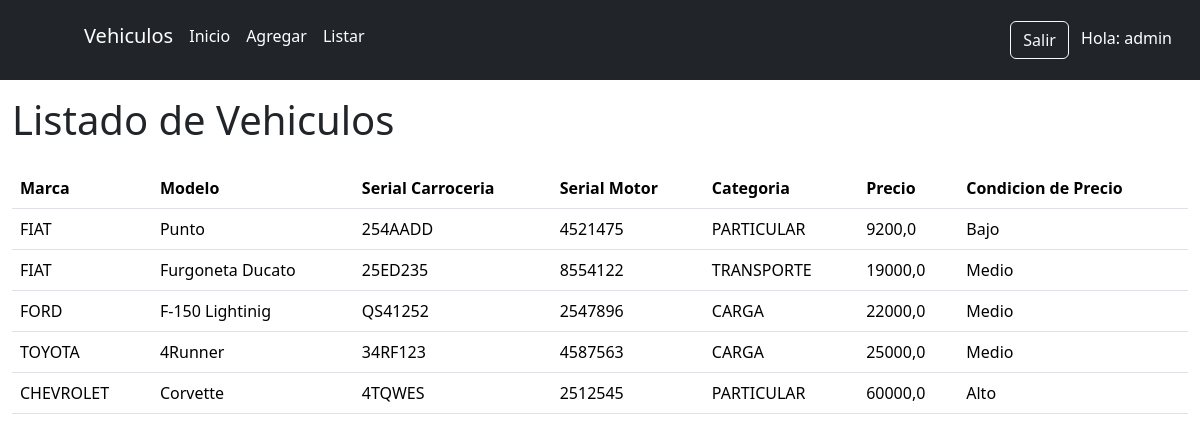
Screenshot of /vehiculo/ (signed in) with the database file from the repository.
### vehiculo/models.py (models this page shows, shortened)
class Vehiculo(models.Model):
    class Meta:
        permissions = (('visualizar_catalogo', 'Ver Catalogo Vehiculos'),
                    ('add_vehiculomodel', 'Agregar Vehiculo'),)
    MARCAS = [
        ('CHEVROLET', 'CHEVROLET'),
        ('FIAT', 'FIAT'),
        ('FORD', 'FORD'),
        ('TOYOTA', 'TOYOTA'),
    ]
    CATEGORIAS = [
        ('PARTICULAR', 'PARTICULAR'),
        ('TRANSPORTE', 'TRANSPORTE'),
        ('CARGA', 'CARGA'),
    ]
    marca = models.CharField(max_length=20, blank=False, null=False, choices=MARCAS, default='Ford')
    modelo = models.CharField(max_length=100, blank=False, null=False)
    serial_carroceria = models.CharField(max_length=50, blank=False, null=False)
    serial_motor = models.CharField(max_length=50, blank=False, null=False)
    categoria = models.CharField(max_length=20, blank=False, null=False, choices=CATEGORIAS, default='Particular')
    precio = models.FloatField(blank=False, null=False,)
    fecha_creacion = models.DateTimeField(auto_now_add=True, blank=True)
    fecha_modificacion = models.DateTimeField(auto_now_add=True, blank=True)

### vehiculo/views.py (the view)
# urls.py: path('vehiculo/', views.VehiculosView.as_view(), name='vehiculo'),
class VehiculosView(ListView):
    model = Vehiculo
    template_name = "vehiculos/vehiculos.html"
    context_object_name = 'vehiculos'
    permission_required = 'vehiculo.visualizar_catalogo'
    ordering = ['precio']
    def get_context_data(self, **kwargs):
        context = super().get_context_data(**kwargs)
        context["titulo"] = 'Página de Vehiculos'
        return context

### templates/vehiculos/vehiculos.html
{% extends "layouts/base.html" %}
{% block contenido %}
<main class="container-fluid">
    <section id="listado-productos">
        <h1 class="text-left py-3">Listado de Vehiculos</h1>
        {% if vehiculos %}
            <table class="table">
            <thead>
                <tr>
                    <th scope="col">Marca</th>
                    <th scope="col">Modelo</th>
                    <th scope="col">Serial Carroceria</th>
                    <th scope="col">Serial Motor</th>
                    <th scope="col">Categoria</th>
                    <th scope="col">Precio</th>
                    <th scope="col">Condicion de Precio</th>
                </tr>
            </thead>
            <tbody>
                {% for vehiculo in vehiculos %}
                <tr>
                    <td>{{vehiculo.marca|upper}}</td>
                    <td>{{vehiculo.modelo}}</td>
                    <td>{{vehiculo.serial_carroceria}}</td>
                    <td>{{vehiculo.serial_motor}}</td>
                    <td>{{vehiculo.categoria}}</td>
                    <td>{{vehiculo.precio}}</td>
                    {% if vehiculo.precio < 10000 %}
                        <td>Bajo</td>
                    {% endif %}
                    {% if vehiculo.precio > 9999 and vehiculo.precio < 30000 %}
                        <td>Medio</td>
                    {% endif %}
                    {% if vehiculo.precio > 30000 %}
                        <td>Alto</td>
                    {% endif %}
                </tr>
                {% endfor %}
            </tbody>
        </table>
        {% else %}
        <p class="text-center">No existen vehiculos disponibles.</p>
        {% endif %}
    </section>
</main>
{% endblock contenido %}

### templates/partials/navbar.html (shortened to what this page needs)
<header class="p-3 text-bg-dark">
    <div class="container-fluid">
      <div class="d-flex flex-wrap align-items-center justify-content-center justify-content-lg-start">
        <a href="/" class="d-flex align-items-center mb-2 mb-lg-0 text-white text-decoration-none">
          <svg class="bi me-2" width="40" height="32" role="img" aria-label="Bootstrap"><use xlink:href="#bootstrap"></use></svg>
        </a>
        <ul class="nav col-12 col-lg-auto me-lg-auto mb-2 justify-content-center mb-md-0">
          <li><a href="" class="nav-link px-2 text-white"><h5>Vehiculos</h5></a></li>
          <li><a href="{% url "index" %}" class="nav-link px-2 text-white">Inicio</a></li>
          {% if user.is_authenticated %}
            {% if "vehiculo.add_vehiculomodel" in user.get_all_permissions %}
              <li><a href="{% url "add_vehiculo" %}" class="nav-link px-2 text-white">Agregar</a></li>
            {% endif %}
            {% if "vehiculo.visualizar_catalogo" in user.get_all_permissions %}
              <li><a href="{% url "vehiculo" %}" class="nav-link px-2 text-white">Listar</a></li>
            {% endif %}
          {% endif %}
        </ul>
        {% if user.is_authenticated %}
        <form method="post" action="{% url "logout" %}" class="ms-3">
            <button type="input" class="btn btn-outline-light me-2">Salir</button>
            <a>Hola: {{ user.username }}</a>
        </form>
        {% endif %}
      </div>
    </div>
  </header>

### rows the page displays
Vehiculo: marca "FIAT", modelo "Punto", serial_carroceria "254AADD", serial_motor "4521475", categoria "PARTICULAR", precio "9200,0", shows "Bajo"
Vehiculo: marca "FIAT", modelo "Furgoneta Ducato", serial_carroceria "25ED235", serial_motor "8554122", categoria "TRANSPORTE", precio "19000,0", shows "Medio"
Vehiculo: marca "FORD", modelo "F-150 Lightinig", serial_carroceria "QS41252", serial_motor "2547896", categoria "CARGA", precio "22000,0", shows "Medio"
Vehiculo: marca "TOYOTA", modelo "4Runner", serial_carroceria "34RF123", serial_motor "4587563", categoria "CARGA", precio "25000,0", shows "Medio"
Vehiculo: marca "CHEVROLET", modelo "Corvette", serial_carroceria "4TQWES", serial_motor "2512545", categoria "PARTICULAR", precio "60000,0", shows "Alto"

### other values shown
{{ user.username }} "admin"
